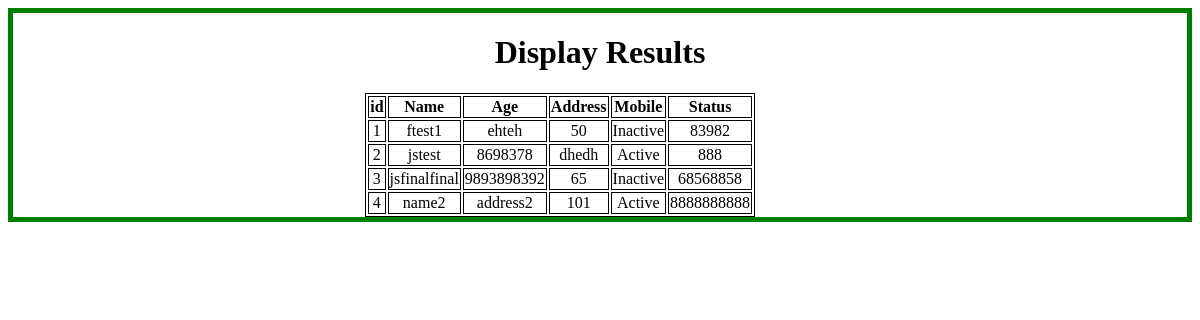
The page /display on the database its author committed.
### tables this page shows
CREATE TABLE "Patients" (
	"pId"	INTEGER,
	"pName"	NUMERIC NOT NULL,
	"pAddress"	TEXT NOT NULL,
	"pAge"	INTEGER NOT NULL,
	"pStatus"	TEXT NOT NULL,
	"pMobile"	TEXT NOT NULL,
	PRIMARY KEY("pId" AUTOINCREMENT)
);

### Flask_Project/app.py (the view)
@app.route('/display', methods=['GET', 'POST'])
def displayAll():
    headTuple = ("id", "Name", "Age", "Address", "Mobile", "Status")
    displayTuple = crud.display_all()
    return render_template('display.html', heading=headTuple, data = displayTuple)

### Flask_Project/crud.py (called while the page is built)
def init_connection():
    try:
        con = sqlite3.connect("./resources/patient_db_two.db")
        return con
    except Exception as e:
        print(e)

def display_all():
    conn = init_connection()
    displayS = ""
    cursor = conn.execute("select * from Patients")
    list1 = []
    for row in cursor:
        print(row)
        list1.append(row)
    t1 = tuple(list1)
    return t1

### Flask_Project/templates/display.html (shortened to what this page needs)
<!DOCTYPE html>
<html lang="en">
<head>
</head>
<body>
    <div class="center">
        <h1>Display Results</h1>
        <table>
            <tr>
                {% for header in heading %}
                <th>{{ header }}</th>
                {% endfor %}
            </tr>
            {% for row in data %}
            <tr>
                {% for cell in row %}
                <td>{{ cell }}</td>
                {% endfor %}
            </tr>
            {% endfor %}
        </table>
    </div>
</body>
</html>

### Flask_Project/templates/display.html (style rules this page uses)
.center { border: 5px solid green; text-align: center; margin-bottom: auto; }
table, th, td { border: 1px solid; text-align: center; margin-left: 30%; margin-right: 30%; margin-bottom: auto; }

### rows shown on the page
Patients: row "1" "50", pName "ftest1", pAddress "ehteh", pStatus "Inactive", pMobile "83982"
Patients: row "2", pName "jstest", pAddress "8698378", pAge "dhedh", pStatus "Active", pMobile "888"
Patients: row "3" "65", pName "jsfinalfinal", pAddress "9893898392", pStatus "Inactive", pMobile "68568858"
Patients: row "4" "101", pName "name2", pAddress "address2", pStatus "Active", pMobile "8888888888"

### other values the page prints
{{ header }} "id" "Name" "Age" "Address" "Mobile" "Status"
